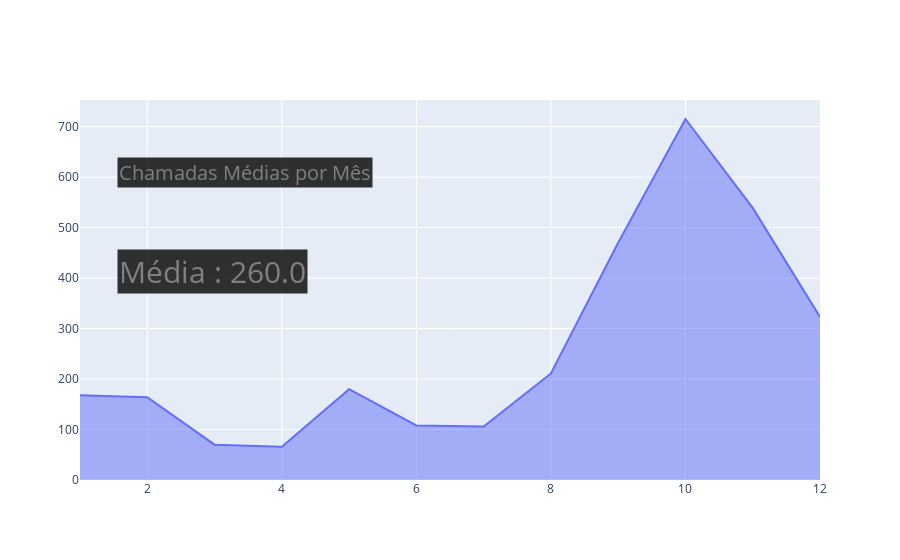

The notebook cell this image was saved under:
### Code cell
fig4.add_annotation(text='Chamadas Médias por Mês',
        xref="paper", yref="paper",
        font=dict(
            size=20,
            color='gray'
            ),
        align="center", bgcolor="rgba(0,0,0,0.8)",
        x=0.05, y=0.85, showarrow=False)
fig4.add_annotation(text=f"Média : {round(df4['Chamadas Realizadas'].mean(), 2)}",
        xref="paper", yref="paper",
        font=dict(
            size=30,
            color='gray'
            ),
        align="center", bgcolor="rgba(0,0,0,0.8)",
        x=0.05, y=0.55, showarrow=False)

### Figure 1 — Plotly figure (JSON) as saved in the notebook; plotly's stock layout.template omitted (floating-point values rounded to 4 significant figures)
{"data": [{"fill": "tonexty", "mode": "lines", "type": "scatter", "x": [1, 2, 3, 4, 5, 6, 7, 8, 9, 10, 11, 12], "y": [168, 164, 70, 66, 180, 108, 106, 211, 470, 715, 539, 323]}], "layout": {"annotations": [{"align": "center", "bgcolor": "rgba(0, 0, 0, 0.8)", "font": {"color": "gray", "size": 20}, "showarrow": false, "text": "Chamadas Médias por Mês", "x": 0.05, "xref": "paper", "y": 0.85, "yref": "paper"}, {"align": "center", "bgcolor": "rgba(0, 0, 0, 0.8)", "font": {"color": "gray", "size": 30}, "showarrow": false, "text": "Média : 260.0", "x": 0.05, "xref": "paper", "y": 0.55, "yref": "paper"}], "autosize": true, "xaxis": {"autorange": true, "range": [1, 12], "type": "linear"}, "yaxis": {"autorange": true, "range": [0, 752.6], "type": "linear"}}}
